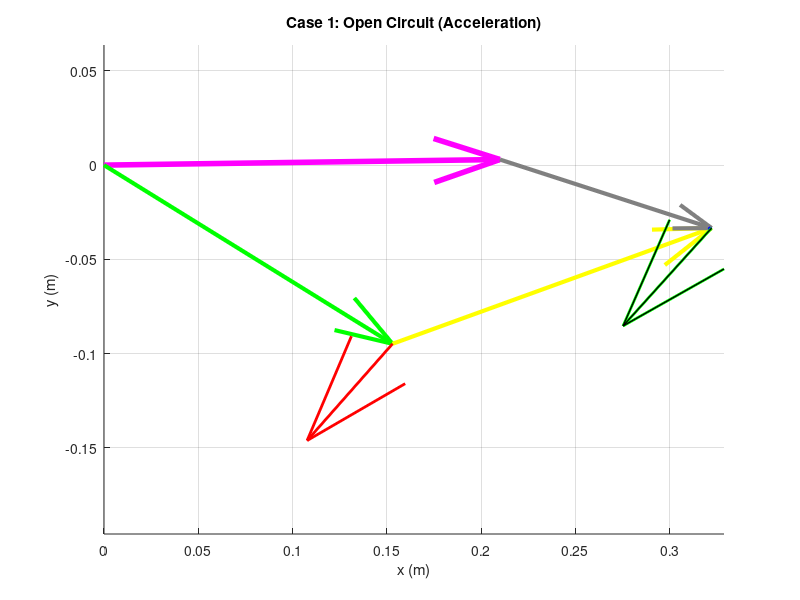
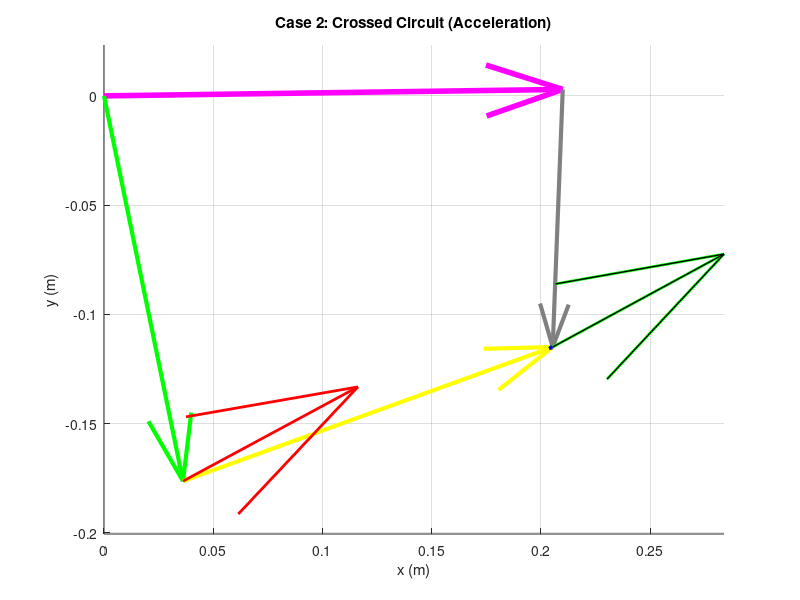

Recreate these plots in MATLAB, in order.
clear all
close all
clc

% --- 1. Define Parameters (Unit: meters) ---
L1 = 0.210; % Ground (Pink)
L2 = 0.180; % Crank (Green)
L3 = 0.180; % Coupler (Yellow)
L4 = 0.118; % Rocker (Grey)

a = L2; b = L3; c = L4; d = L1;

% --- 2. Input Parameter (Position) ---
offset_deg = 0.81;
offset = deg2rad(offset_deg);

q3d_global = 19.94; % Input Theta 3
q3 = deg2rad(q3d_global); % Global angle

% Local q3 for K calculation
q3_local = q3 - offset; 

% --- 3. Position Analysis (Inverse Kinematics) ---
% Finding Theta 4 (Rocker)
K1 = d/b; K2 = d/c; K3 = (b^2 - a^2 + c^2 + d^2)/(2*b*c); 
A_pos = cos(q3_local) - K1 - K2*cos(q3_local) + K3;
B_pos = -2*sin(q3_local);
C_pos = K1 - (K2+1)*cos(q3_local) + K3;

q4_loc1 = 2*atan((-B_pos - sqrt(B_pos^2 - 4*A_pos*C_pos))/(2*A_pos)); 
q4_loc2 = 2*atan((-B_pos + sqrt(B_pos^2 - 4*A_pos*C_pos))/(2*A_pos));

% Finding Theta 2 (Crank)
K4 = d/a; K5 = (c^2 - d^2 - b^2 - a^2)/(2*b*a); 
D_pos = cos(q3_local) - K1 + K4*cos(q3_local) + K5;
E_pos = -2*sin(q3_local);
F_pos = K1 + (K4-1)*cos(q3_local) + K5;

q2_loc1 = 2*atan((-E_pos - sqrt(E_pos^2 - 4*D_pos*F_pos))/(2*D_pos)); 
q2_loc2 = 2*atan((-E_pos + sqrt(E_pos^2 - 4*D_pos*F_pos))/(2*D_pos));

% Global Angles
q21 = q2_loc1 + offset; q41 = q4_loc1 + offset; % Case 1 (Open)
q22 = q2_loc2 + offset; q42 = q4_loc2 + offset; % Case 2 (Crossed)

% --- 4. Velocity Analysis (Inverse: Given w3, find w2 & w4) ---
w3 = -2.2; % rad/s

% Case 1 (Open)
w2_1 = (b * w3 * sin(q3 - q41)) / (a * sin(q41 - q21));
w4_1 = (b * w3 * sin(q3 - q21)) / (c * sin(q41 - q21));

% Case 2 (Crossed)
w2_2 = (b * w3 * sin(q3 - q42)) / (a * sin(q42 - q22));
w4_2 = (b * w3 * sin(q3 - q22)) / (c * sin(q42 - q22));

% --- 5. Acceleration Analysis (Inverse: Given alpha3, find alpha2 & alpha4) ---
alpha3 = 0.003; % rad/s^2

% --- Case 1 Calculation ---
% Solve System: A*alpha2 + B*alpha4 = C
%               D*alpha2 + E*alpha4 = F
% Derived from Real/Imag parts of Acceleration Loop Equation

A1 = -a*sin(q21);
B1 = c*sin(q41);
% RHS Real Part (Move knowns to right)
C1 = a*w2_1^2*cos(q21) + b*alpha3*sin(q3) + b*w3^2*cos(q3) - c*w4_1^2*cos(q41);

D1 = a*cos(q21);
E1 = -c*cos(q41);
% RHS Imag Part
F1 = a*w2_1^2*sin(q21) - b*alpha3*cos(q3) + b*w3^2*sin(q3) - c*w4_1^2*sin(q41);

% Solve using Cramer's Rule logic
Det1 = A1*E1 - B1*D1;
alpha2_1 = (C1*E1 - B1*F1) / Det1;
alpha4_1 = (A1*F1 - C1*D1) / Det1;

% Vector Construction Case 1
% AA = An + At
AA_n1 = -a * w2_1^2 * exp(1j*q21);
AA_t1 = 1j * a * alpha2_1 * exp(1j*q21);
AA_1 = AA_n1 + AA_t1;

% ABA = An + At
ABA_n1 = -b * w3^2 * exp(1j*q3);
ABA_t1 = 1j * b * alpha3 * exp(1j*q3);
ABA_1 = ABA_n1 + ABA_t1;

% AB = AA + ABA
AB_1 = AA_1 + ABA_1;

% AB Check from Link 4 side
AB_n4_1 = -c * w4_1^2 * exp(1j*q41);
AB_t4_1 = 1j * c * alpha4_1 * exp(1j*q41);
AB_Check1 = AB_n4_1 + AB_t4_1;


% --- Case 2 Calculation ---
A2 = -a*sin(q22);
B2 = c*sin(q42);
C2 = a*w2_2^2*cos(q22) + b*alpha3*sin(q3) + b*w3^2*cos(q3) - c*w4_2^2*cos(q42);

D2 = a*cos(q22);
E2 = -c*cos(q42);
F2 = a*w2_2^2*sin(q22) - b*alpha3*cos(q3) + b*w3^2*sin(q3) - c*w4_2^2*sin(q42);

Det2 = A2*E2 - B2*D2;
alpha2_2 = (C2*E2 - B2*F2) / Det2;
alpha4_2 = (A2*F2 - C2*D2) / Det2;

% Vector Construction Case 2
AA_n2 = -a * w2_2^2 * exp(1j*q22);
AA_t2 = 1j * a * alpha2_2 * exp(1j*q22);
AA_2 = AA_n2 + AA_t2;

ABA_n2 = -b * w3^2 * exp(1j*q3);
ABA_t2 = 1j * b * alpha3 * exp(1j*q3);
ABA_2 = ABA_n2 + ABA_t2;

AB_2 = AA_2 + ABA_2;

AB_n4_2 = -c * w4_2^2 * exp(1j*q42);
AB_t4_2 = 1j * c * alpha4_2 * exp(1j*q42);
AB_Check2 = AB_n4_2 + AB_t4_2;

% --- 6. Plotting ---
% Scale for Acceleration Vectors (Adjust to fit graph)
s_acc = 1/5; 

% Position Vectors for drawing links
RO4O2 = d*exp(1j*offset); 
RO4O2x = real(RO4O2); RO4O2y = imag(RO4O2);

RA1 = a*exp(1j*q21); RB1 = RA1 + b*exp(1j*q3);
RA2 = a*exp(1j*q22); RB2 = RA2 + b*exp(1j*q3);

% Extract Components for Plotting Case 1
AA_1x = real(AA_1); AA_1y = imag(AA_1);
ABA_1x = real(ABA_1); ABA_1y = imag(ABA_1);
AB_1x = real(AB_1); AB_1y = imag(AB_1);
AB_Check1x = real(AB_Check1); AB_Check1y = imag(AB_Check1);

% Extract Components for Plotting Case 2
AA_2x = real(AA_2); AA_2y = imag(AA_2);
ABA_2x = real(ABA_2); ABA_2y = imag(ABA_2);
AB_2x = real(AB_2); AB_2y = imag(AB_2);
AB_Check2x = real(AB_Check2); AB_Check2y = imag(AB_Check2);


% --- Figure 1: Open Circuit ---
figure(1)
title('Case 1: Open Circuit (Acceleration)'); hold on;

% Draw Links using Quiver (Tail -> Head)
% Ground (Pink)
quiver(0,0, RO4O2x, RO4O2y, 0, 'Color', [1 0 1], 'LineWidth', 4, 'MaxHeadSize', 0.1);
% Crank (Green)
quiver(0,0, real(RA1), imag(RA1), 0, 'Color', 'g', 'LineWidth', 3, 'MaxHeadSize', 0.1);
% Coupler (Yellow) - From A to B
quiver(real(RA1), imag(RA1), real(RB1)-real(RA1), imag(RB1)-imag(RA1), 0, 'Color', 'y', 'LineWidth', 3, 'MaxHeadSize', 0.1);
% Rocker (Grey) - From O4 to B
quiver(RO4O2x, RO4O2y, real(RB1)-RO4O2x, imag(RB1)-RO4O2y, 0, 'Color', [0.5 0.5 0.5], 'LineWidth', 3, 'MaxHeadSize', 0.1);

% Draw Acceleration Vectors
% Red = AA
quiver(real(RA1), imag(RA1), AA_1x*s_acc/100, AA_1y*s_acc/100, 0, 'red', 'LineWidth', 2, 'MaxHeadSize', 0.5);
% Blue = ABA (Relative Accel at B)
quiver(real(RB1), imag(RB1), ABA_1x*s_acc/100, ABA_1y*s_acc/100, 0, 'blue', 'LineWidth', 2, 'MaxHeadSize', 0.5);
% Green = AB (Total Accel at B)
quiver(real(RB1), imag(RB1), AB_1x*s_acc/100, AB_1y*s_acc/100, 0, 'green', 'LineWidth', 2, 'MaxHeadSize', 0.5);
% Black = Check AB (From Link 4)
quiver(real(RB1), imag(RB1), AB_Check1x*s_acc/100, AB_Check1y*s_acc/100, 0, 'black', 'LineWidth', 1, 'MaxHeadSize', 0.5);

axis equal; grid on; xlabel('x (m)'); ylabel('y (m)');

% --- Figure 2: Crossed Circuit ---
figure(2)
title('Case 2: Crossed Circuit (Acceleration)'); hold on;

% Draw Links
% Ground
quiver(0,0, RO4O2x, RO4O2y, 0, 'Color', [1 0 1], 'LineWidth', 4, 'MaxHeadSize', 0.1);
% Crank
quiver(0,0, real(RA2), imag(RA2), 0, 'Color', 'g', 'LineWidth', 3, 'MaxHeadSize', 0.1);
% Coupler
quiver(real(RA2), imag(RA2), real(RB2)-real(RA2), imag(RB2)-imag(RA2), 0, 'Color', 'y', 'LineWidth', 3, 'MaxHeadSize', 0.1);
% Rocker
quiver(RO4O2x, RO4O2y, real(RB2)-RO4O2x, imag(RB2)-RO4O2y, 0, 'Color', [0.5 0.5 0.5], 'LineWidth', 3, 'MaxHeadSize', 0.1);

% Draw Acceleration Vectors
quiver(real(RA2), imag(RA2), AA_2x*s_acc/100, AA_2y*s_acc/100, 0, 'red', 'LineWidth', 2, 'MaxHeadSize', 0.5);
quiver(real(RB2), imag(RB2), ABA_2x*s_acc/100, ABA_2y*s_acc/100, 0, 'blue', 'LineWidth', 2, 'MaxHeadSize', 0.5);
quiver(real(RB2), imag(RB2), AB_2x*s_acc/100, AB_2y*s_acc/100, 0, 'green', 'LineWidth', 2, 'MaxHeadSize', 0.5);
quiver(real(RB2), imag(RB2), AB_Check2x*s_acc/100, AB_Check2y*s_acc/100, 0, 'black', 'LineWidth', 1, 'MaxHeadSize', 0.5);

axis equal; grid on; xlabel('x (m)'); ylabel('y (m)');


% Display Results
disp('--- Acceleration Results ---');
disp(['Input alpha3: ', num2str(alpha3)]);
disp(' ');
disp('Case 1 (Open):');
disp(['  alpha2: ', num2str(alpha2_1), ' rad/s^2']);
disp(['  alpha4: ', num2str(alpha4_1), ' rad/s^2']);
disp(' ');
disp('Case 2 (Crossed):');
disp(['  alpha2: ', num2str(alpha2_2), ' rad/s^2']);
disp(['  alpha4: ', num2str(alpha4_2), ' rad/s^2']);
